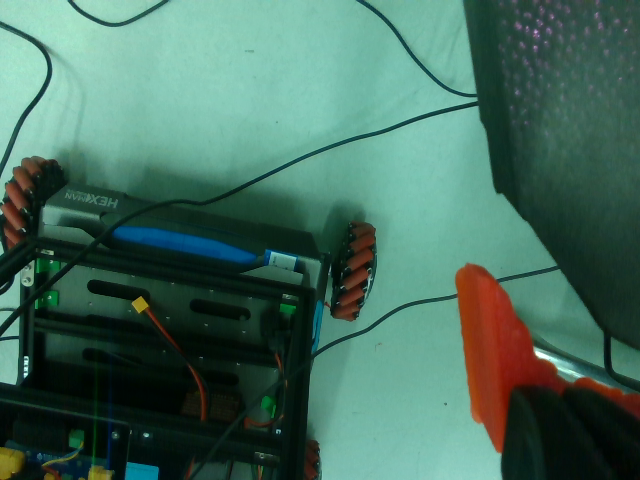
#> input picture data/1.png, 640 x 480 px, found by its file name
$ python segment_printed_model.py
#> lines starting #> are read from the running program, lines starting #| are printed output that depends on the picture; after the words box and inside, x2 and y2 are one past the last pixel; in counts of white or black regions, pixels touching at a corner belong together
import numpy as np
import matplotlib.pyplot as plt

data_dir= "E:/HKUSTGZ/AAM/config/alignment/test_data/depression_defect/pick_data"
# 1. load depth npy
depth = np.load(data_dir + "/1.npy")   # 修改为你的 .npy 路径
#> (reads config/calibration/right_camera/1.npy from the repository)

# 2. squeeze if shape is HxWx1
depth = np.squeeze(depth)

# 3. mask invalid values if needed
depth_vis = depth.astype(float)
depth_vis[depth_vis <= 0] = np.nan   # 深度为0通常表示无效，可按需删除

# 4. visualize
plt.figure(figsize=(8, 6))
plt.imshow(depth_vis, cmap="viridis")
plt.colorbar(label="Depth")
plt.title("Depth Map")
plt.axis("off")
plt.show()
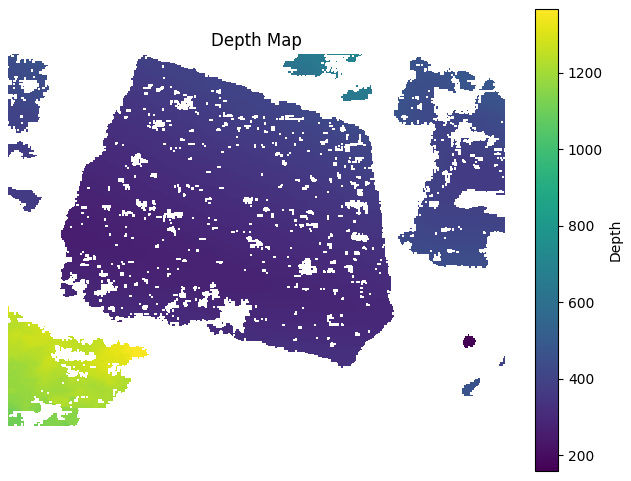
#> figure drawn by matplotlib, 2 panels


##################### 白色物体阈值分割

import cv2
import numpy as np

img_path = data_dir + '/1.png'
img = cv2.imread(img_path)
#> img is the input picture: shape (480, 640, 3); mean B, G, R 94.4, 108.8, 69.6

# HSV 白色阈值分割
hsv = cv2.cvtColor(img, cv2.COLOR_BGR2HSV)
#> hsv: shape (480, 640, 3); mean H, S, V 75.6, 132.4, 112.6

# 白色：低饱和度 + 高亮度
lower_white = np.array([0, 0, 160])
upper_white = np.array([180, 60, 255])

mask = cv2.inRange(hsv, lower_white, upper_white)
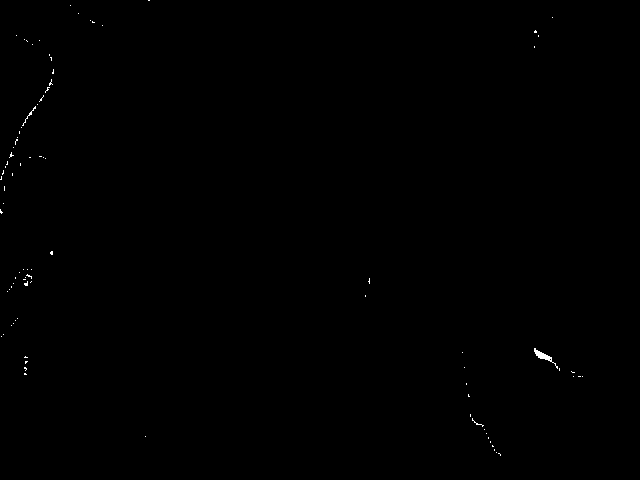
#> mask: shape (480, 640); 0.14% white in thin lines or dots, all inside (x1, y1, x2, y2) = (0, 0, 583, 456)

# 形态学去噪
kernel = np.ones((5, 5), np.uint8)
mask = cv2.morphologyEx(mask, cv2.MORPH_OPEN, kernel)
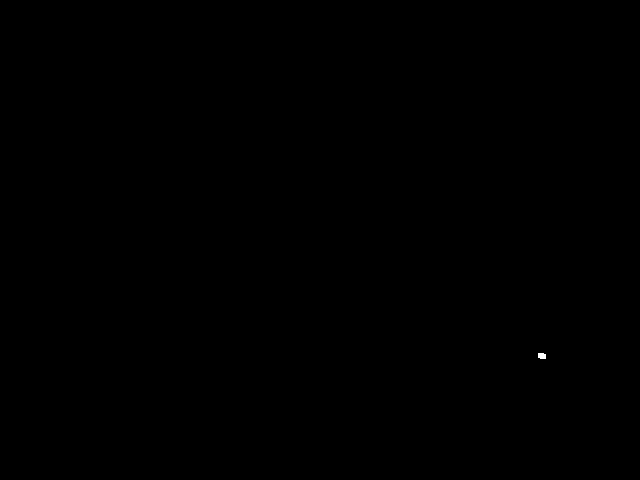
#> mask: shape (480, 640); 0.01% white; 1 white region, box (x1, y1, x2, y2) and area: (538, 353, 546, 359) 44
mask = cv2.morphologyEx(mask, cv2.MORPH_CLOSE, kernel)

# 提取白色区域
result = cv2.bitwise_and(img, img, mask=mask)

# 可视化
cv2.imshow("image", img)
cv2.imshow("white mask", mask)
cv2.imshow("white result", result)
cv2.waitKey(0)
cv2.destroyAllWindows()
